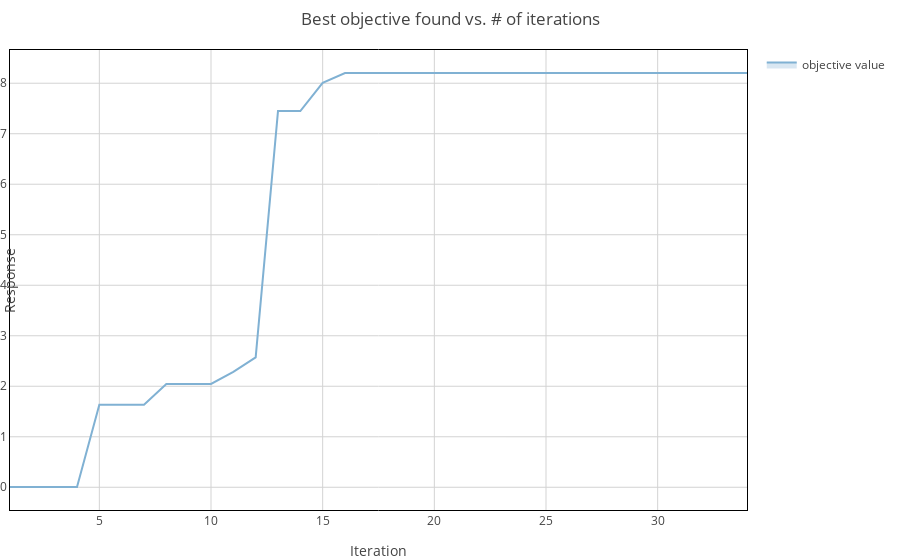

Write notebook code for a chart like this one.
### Markdown cell above
And the convergence plot: we see here that the maximum was found after the 9th iteration. You can play on the number of random points to see how it affects the convergence.

### Code cell
bo.plot_optimization_trace()

### Figure 1 — Plotly figure (JSON) as saved in the notebook; plotly's stock layout.template omitted (floating-point values rounded to 4 significant figures)
{"data": [{"hoverinfo": "x+y", "legendgroup": "", "line": {"width": 0}, "mode": "lines", "showlegend": false, "type": "scatter", "x": [1, 2, 3, 4, 5, 6, 7, 8, 9, 10, 11, 12, 13, 14, 15, 16, 17, 18, 19, 20, 21, 22, 23, 24, 25, 26, 27, 28, 29, 30, 31, 32, 33, 34], "y": [0.0005531, 0.0005531, 0.0005531, 0.0005531, 0.1636, 0.1636, 0.1636, 0.2045, 0.2045, 0.2045, 0.2284, 0.2573, 0.7449, 0.7449, 0.8006, 0.8202, 0.8202, 0.8202, 0.8202, 0.8202, 0.8202, 0.8202, 0.8202, 0.8202, 0.8202, 0.8202, 0.8202, 0.8202, 0.8202, 0.8202, 0.8202, 0.8202, 0.8202, 0.8202]}, {"fill": "tonexty", "fillcolor": "rgba(128,177,211,0.3)", "hoverinfo": "x+y", "legendgroup": "objective value", "line": {"color": "rgba(128,177,211,1)"}, "mode": "lines", "name": "objective value", "text": ["<br><em>Parameterization:</em><br>Temperature: 0.0<br>Concentration: 0.0", "<br><em>Parameterization:</em><br>Temperature: 100.0<br>Concentration: 0.0", "<br><em>Parameterization:</em><br>Temperature: 0.0<br>Concentration: 1.0", "<br><em>Parameterization:</em><br>Temperature: 100.0<br>Concentration: 1.0", "<br><em>Parameterization:</em><br>Temperature: 62.827444076538086<br>Concentration: 0.21987898647785187", "<br><em>Parameterization:</em><br>Temperature: 25.22563636302948<br>Concentration: 0.08396358042955399", "<br><em>Parameterization:</em><br>Temperature: 12.258349359035492<br>Concentration: 0.1955520063638687", "<br><em>Parameterization:</em><br>Temperature: 45.680248737335205<br>Concentration: 0.6774510145187378", "<br><em>Parameterization:</em><br>Temperature: 43.690651655197144<br>Concentration: 0.2427900731563568", "<br><em>Parameterization:</em><br>Temperature: 46.231878650784914<br>Concentration: 0.7626778274681282", "<br><em>Parameterization:</em><br>Temperature: 42.822415167742385<br>Concentration: 0.6300715149421501", "<br><em>Parameterization:</em><br>Temperature: 47.04882198092351<br>Concentration: 0.5814474366703758", "<br><em>Parameterization:</em><br>Temperature: 56.98931881485253<br>Concentration: 0.5340205516441344", "<br><em>Parameterization:</em><br>Temperature: 59.04040786112566<br>Concentration: 0.574627462659008", "<br><em>Parameterization:</em><br>Temperature: 58.9203642561763<br>Concentration: 0.5018380571157174", "<br><em>Parameterization:</em><br>Temperature: 61.2536263711405<br>Concentration: 0.501719119243089", "<br><em>Parameterization:</em><br>Temperature: 24.990394370315204<br>Concentration: 0.7325257840745191", "<br><em>Parameterization:</em><br>Temperature: 63.25008542842016<br>Concentration: 0.5262742547240925", "<br><em>Parameterization:</em><br>Temperature: 85.81791649606808<br>Concentration: 0.5089659039660991", "<br><em>Parameterization:</em><br>Temperature: 76.26742075776065<br>Concentration: 0.7882883027069347", "<br><em>Parameterization:</em><br>Temperature: 100.0<br>Concentration: 0.4755099178624831", "<br><em>Parameterization:</em><br>Temperature: 61.01874936755308<br>Concentration: 0.4836331353832935", "<br><em>Parameterization:</em><br>Temperature: 60.92851807392555<br>Concentration: 0.5125392957679583", "<br><em>Parameterization:</em><br>Temperature: 0.0<br>Concentration: 0.5437324800455506", "<br><em>Parameterization:</em><br>Temperature: 80.86337056786743<br>Concentration: 0.0", "<br><em>Parameterization:</em><br>Temperature: 31.2426502892772<br>Concentration: 1.0", "<br><em>Parameterization:</em><br>Temperature: 24.525704118243144<br>Concentration: 0.44160743784510625", "<br><em>Parameterization:</em><br>Temperature: 60.56687730344574<br>Concentration: 0.49809813378717555", "<br><em>Parameterization:</em><br>Temperature: 14.218530605870479<br>Concentration: 0.5321109437777619", "<br><em>Parameterization:</em><br>Temperature: 78.16631294340917<br>Concentration: 0.3361487965101418", "<br><em>Parameterization:</em><br>Temperature: 63.30913347038772<br>Concentration: 1.0", "<br><em>Parameterization:</em><br>Temperature: 61.72567298023874<br>Concentration: 0.4936855380407609", "<br><em>Parameterization:</em><br>Temperature: 61.404540858596064<br>Concentration: 0.5100632974532221", "<br><em>Parameterization:</em><br>Temperature: 60.87665704982124<br>Concentration: 0.5045082034390123"], "type": "scatter", "x": [1, 2, 3, 4, 5, 6, 7, 8, 9, 10, 11, 12, 13, 14, 15, 16, 17, 18, 19, 20, 21, 22, 23, 24, 25, 26, 27, 28, 29, 30, 31, 32, 33, 34], "y": [0.0005531, 0.0005531, 0.0005531, 0.0005531, 0.1636, 0.1636, 0.1636, 0.2045, 0.2045, 0.2045, 0.2284, 0.2573, 0.7449, 0.7449, 0.8006, 0.8202, 0.8202, 0.8202, 0.8202, 0.8202, 0.8202, 0.8202, 0.8202, 0.8202, 0.8202, 0.8202, 0.8202, 0.8202, 0.8202, 0.8202, 0.8202, 0.8202, 0.8202, 0.8202]}, {"fill": "tonexty", "fillcolor": "rgba(128,177,211,0.3)", "hoverinfo": "x+y", "legendgroup": "", "line": {"width": 0}, "mode": "lines", "showlegend": false, "type": "scatter", "x": [1, 2, 3, 4, 5, 6, 7, 8, 9, 10, 11, 12, 13, 14, 15, 16, 17, 18, 19, 20, 21, 22, 23, 24, 25, 26, 27, 28, 29, 30, 31, 32, 33, 34], "y": [0.0005531, 0.0005531, 0.0005531, 0.0005531, 0.1636, 0.1636, 0.1636, 0.2045, 0.2045, 0.2045, 0.2284, 0.2573, 0.7449, 0.7449, 0.8006, 0.8202, 0.8202, 0.8202, 0.8202, 0.8202, 0.8202, 0.8202, 0.8202, 0.8202, 0.8202, 0.8202, 0.8202, 0.8202, 0.8202, 0.8202, 0.8202, 0.8202, 0.8202, 0.8202]}], "layout": {"legend": {"bgcolor": "rgba(0,0,0,0)"}, "margin": {"b": 50, "l": 10, "r": 10, "t": 50}, "plot_bgcolor": "white", "showlegend": true, "title": {"text": "Best objective found vs. # of iterations"}, "xaxis": {"gridcolor": "lightgray", "linecolor": "black", "linewidth": 1, "mirror": true, "showgrid": true, "showline": true, "title": {"text": "Iteration"}, "zeroline": false, "zerolinecolor": "black"}, "yaxis": {"gridcolor": "lightgray", "linecolor": "black", "linewidth": 1, "mirror": true, "showgrid": true, "showline": true, "title": {"text": "Response"}, "zeroline": false, "zerolinecolor": "black"}}}
